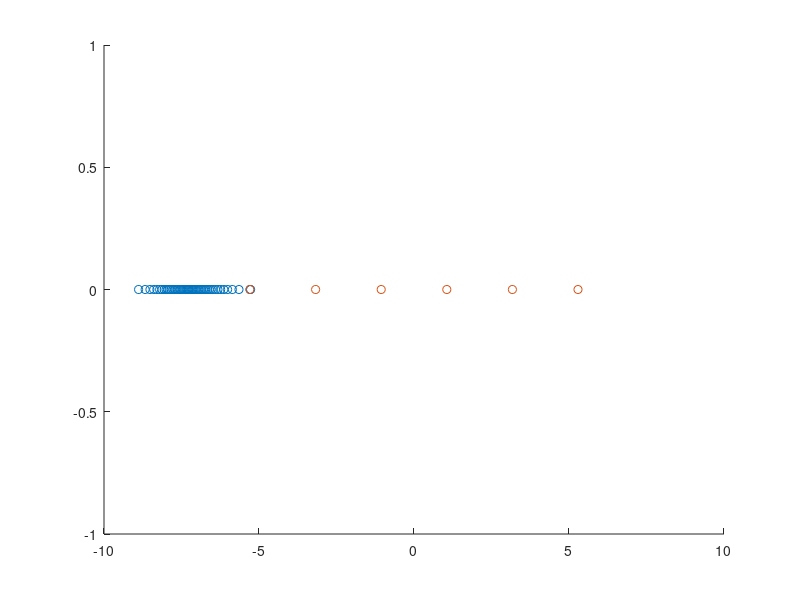

The MATLAB source for this figure: (Note: this script raises an error after producing the figure.)
clear; clc;
T = [0:0.125:0.5];
logK = [-5.29:((5.29+5.29)/53):5.29]; % axis [-log(k); log(k)]
knots = [-5.29:((5.29+5.29)/5):5.29]; % interpolating knots (each form M-4 knots has corresponding control point theta)
discretization_num_K = 54;


% Find x - array of non-uniform distanced values of logK
sz = size(logK,2)
delta_log_K = (2*(logK(end))) / (discretization_num_K-1)
x(1) = -(logK(end));

for i = 1:sz
	x(i) = 0.5*log(((logK(end)) - (logK(end))+i*delta_log_K) / ((logK(end)) - (-(logK(end)) + i*delta_log_K))) + x(1);
end;


x;
scatter(x,zeros(54,1));
hold on;
scatter(knots, zeros(6,1));

A = FillMatrixA(T,logK,knots)
%B = chol(A,'lower')

% now we have to take control points theta_new = theta + B*normal() and get new
% values

% now new logK presented as cubic spline using theta_new (POC.m)